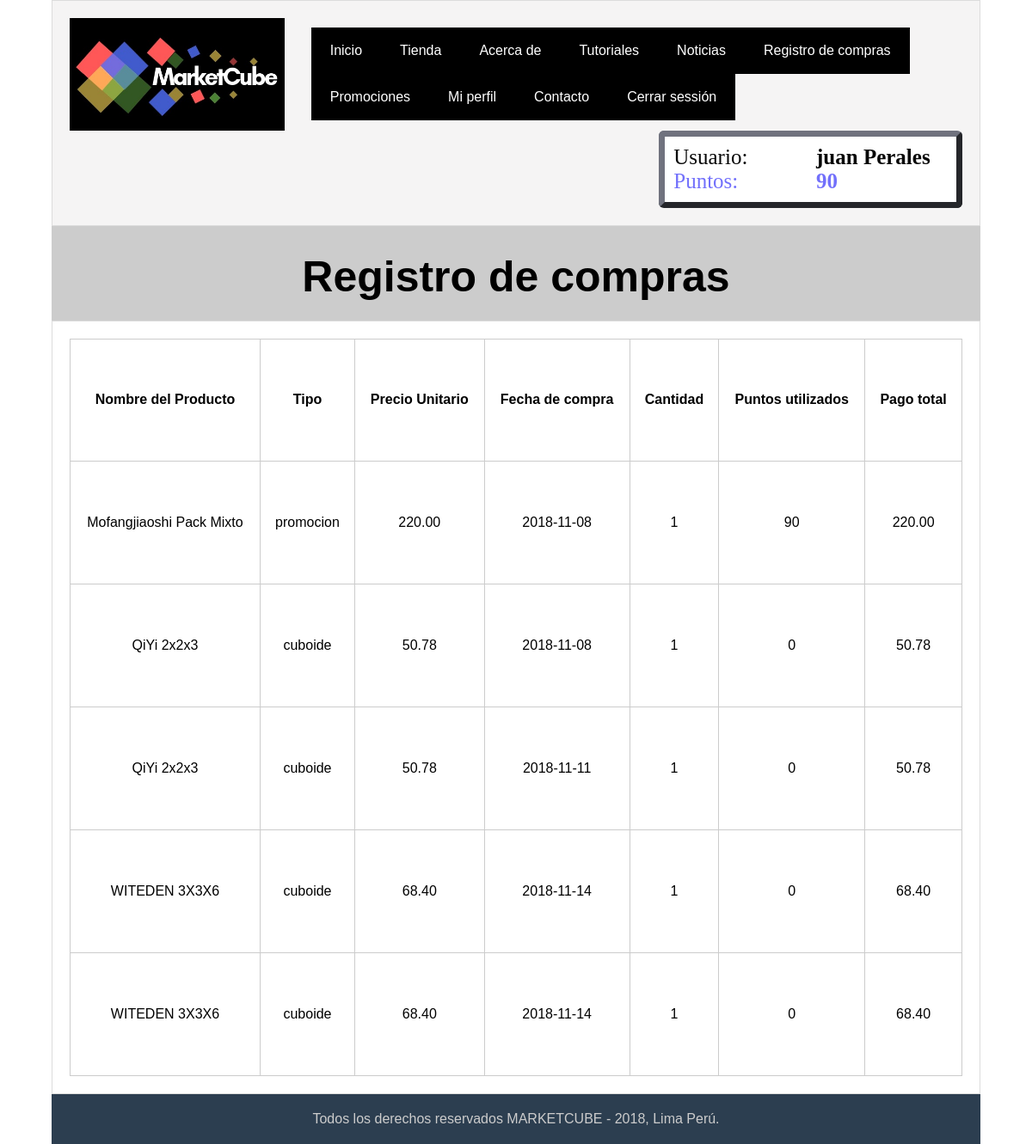
/registro_compras.php (signed in), run on the app's committed database.
### tables this page shows
CREATE TABLE `usuario` (
  `id` int(11) NOT NULL,
  `nombres` varchar(60) NOT NULL,
  `apellidos` varchar(60) NOT NULL,
  `correo` varchar(60) NOT NULL,
  `fecha_nacimiento` date NOT NULL,
  `telefono` varchar(20) NOT NULL,
  `dni` varchar(20) NOT NULL,
  `password` varchar(50) NOT NULL,
  `fecha de registro` datetime NOT NULL,
  `numero de cuenta` varchar(20) NOT NULL,
  `saldo` decimal(10,2) NOT NULL,
  `puntaje` int(11) NOT NULL
);

CREATE TABLE `compras` (
  `id` int(11) NOT NULL,
  `nombreCli` varchar(200) NOT NULL,
  `apellidoCli` varchar(200) NOT NULL,
  `pais` varchar(50) NOT NULL,
  `provincia` varchar(50) NOT NULL,
  `direccion` varchar(200) NOT NULL,
  `numero de cuenta` varchar(20) NOT NULL,
  `fecha de compra` date NOT NULL,
  `producto` varchar(100) NOT NULL,
  `tipo` varchar(20) NOT NULL,
  `precio unitario` decimal(10,2) NOT NULL,
  `cantidad` int(11) NOT NULL,
  `puntos utilizados` int(11) NOT NULL,
  `pago total` decimal(10,2) NOT NULL
);

### registro_compras.php (the view, shortened to what this page needs)
<?php
include 'conexion.php';
$nom = $_SESSION["nombres"];
$ap = $_SESSION["apellidos"];
$sentencia= $db->query("SELECT * FROM compras where nombreCli='$nom' and apellidoCli='$ap'");
$com = $sentencia->fetchAll();
?>
<!DOCTYPE html>
<html lang="en">
<head>
    <link rel="stylesheet" href="style.css">
</head>
<body>
    <div class="contenedor">
            <?php include 'cabecera.php' ?>
            <h1>Registro de compras</h1>
            <section class="main">
                <table class="tabla">
                    <tr>
                        <th>Nombre del Producto</th>
                        <th>Tipo</th>
                        <th>Precio Unitario</th>
                        <th>Fecha de compra</th>
                        <th>Cantidad</th>
                        <th>Puntos utilizados</th>
                        <th>Pago total</th>
                    </tr>
                    <?php foreach ($com as $u) { ?>
                        <tr>
                            <td><?php echo $u["producto"] ?></td>
                            <td><?php echo $u["tipo"] ?></td>
                            <td><?php echo $u["precio unitario"] ?></td>
                            <td><?php echo $u["fecha de compra"] ?></td>
                            <td><?php echo $u["cantidad"] ?></td>
                            <td><?php echo $u["puntos utilizados"] ?></td>
                            <td><?php echo $u["pago total"] ?></td>
                        </tr>
                    <?php } ?>
                </table>
            </section>
            <?php include 'footer.php' ?>
        </div>
</body>
</html>

### cabecera.php (shortened to what this page needs)
<header>
    <div class="logo">
        <img src="MarketCube.jpg" alt="">
    </div>
    <nav>
        <ul class="ul">
            <li><a href="index.php">Inicio</a></li>
            <li><a href="index.php">Tienda</a>
            </li>
            <li><a href="index.php">Acerca de</a>
            </li>
            <li><a href="index.php">Tutoriales</a>
            </li>
            <li><a href="noticias.php">Noticias</a></li>
            <?php if(!isset($_SESSION["correo"])){?>
                <li><a href="registro.php">Crear cuenta</a></li>
                <li><a href="login.php">Inicar sessión</a></li>
            <?php } else {?>
                <li><a href="registro_compras.php">Registro de compras</a></li>
                <li><a href="promociones.php">Promociones</a></li>
                <li><a href="perfil.php">Mi perfil</a></li>
                <li><a href="contacto.php">Contacto</a></li>
                <li><a href="logout.php">Cerrar sessión</a></li>
            <?php } ?>
        </ul>
    </nav>
    <?php if(isset($_SESSION["correo"])) { ?>
    <div class="usuarioc">
        <?php if(isset($_SESSION["correo"])) { ?>
            <div class="nombre">
                <p id="u"> Usuario:</p><p id="usuario"> <?php echo $_SESSION["nombres"] ?> <?php echo $_SESSION["apellidos"] ?> </p>
                <?php
                include 'conexion.php';
                $co = $_SESSION["correo"];
                $stmt= $db->query("SELECT * FROM usuario where correo='$co'");
                $z = $stmt->fetch();
                ?>
                <p id="punt">Puntos: </p><p id="puntaje"><?php echo $z["puntaje"] ?></p>
            </div>
        <?php } ?>
    </div>
    <?php } ?>
</header>

### footer.php
<footer>
    <p>Todos los derechos reservados MARKETCUBE - 2018, Lima Perú.</p>
</footer>

### style.css (style rules this page uses)
* { padding: 0px; margin: 0px; box-sizing: border-box; }
body { margin:0; font-family: sans-serif; }
nav { margin: auto; width: 500px; font-family: Arial, Helvetica, sans-serif; }
ul { list-style: none; }
.ul li a { background-color: #000000; color: #fff; text-decoration: none; padding: 18px 22px; display: block; }
.ul > li { float: left; }
.contenedor { background: #ccc; width: 90%; max-width: 1250px; margin: auto; display: flex; flex-direction: row; flex-wrap: wrap; }
h1 { width: 100%; font-size: 50px; text-align: center; height: 50px; margin: 30px;; }
header { background: #f5f4f4; width: 100%; padding: 20px; display: flex; justify-content: space-between; align-items: center; flex-flow: row wrap; border: 1px solid gainsboro; }
header .logo img { width: 250px; vertical-align: top; }
header nav { width: 70%; display: flex; flex-wrap: wrap; align-items: center; }
.main { background: #ffffff; width: 100%; display: flex; flex-wrap: wrap; flex-direction: row; justify-content: space-around; padding: 20px; min-height: 900px; border: 0.5px solid gainsboro; }
footer { color: #ccc; background: #2c3e50; width: 100%; padding: 20px; text-align: center; align-items: center; }
header .usuarioc { display: flex; font-size: 25px; width: 100%; justify-content: flex-end; }
#u { width: 48%; }
#usuario { width: 48%; font-weight: bolder; }
#punt { width: 48%; color: #413efabd; }
#puntaje { width: 48%; font-weight: bolder; color: #413efabd; }
.nombre { background: rgb(255, 255, 255); color: rgb(7, 7, 7); border-radius: 6px; display: flex; flex-wrap: wrap; justify-content: space-between; min-width: 300px; font-family: Georgia, 'Times New Roman', Times, serif; padding: 10px; border: 7px outset #70727e; }
.nombre { transition: 0.5s; }
.tabla { width: 100%; border-collapse: collapse; text-align: center; }
.tabla th, .tabla td { border: 1px solid #ccc; padding: 15px; }

### data on the page
usuario: puntaje "90"
compras: producto "Mofangjiaoshi Pack Mixto", tipo "promocion", precio unitario "220.00", fecha de compra "2018-11-08", cantidad "1", puntos utilizados "90", pago total "220.00"
compras: producto "QiYi 2x2x3", tipo "cuboide", precio unitario "50.78", fecha de compra "2018-11-08", cantidad "1", puntos utilizados "0", pago total "50.78"
compras: producto "QiYi 2x2x3", tipo "cuboide", precio unitario "50.78", fecha de compra "2018-11-11", cantidad "1", puntos utilizados "0", pago total "50.78"
compras: producto "WITEDEN 3X3X6", tipo "cuboide", precio unitario "68.40", fecha de compra "2018-11-14", cantidad "1", puntos utilizados "0", pago total "68.40"
compras: producto "WITEDEN 3X3X6", tipo "cuboide", precio unitario "68.40", fecha de compra "2018-11-14", cantidad "1", puntos utilizados "0", pago total "68.40"

### other printed values
$_SESSION["nombres"] "juan"
$_SESSION["apellidos"] "Perales"
